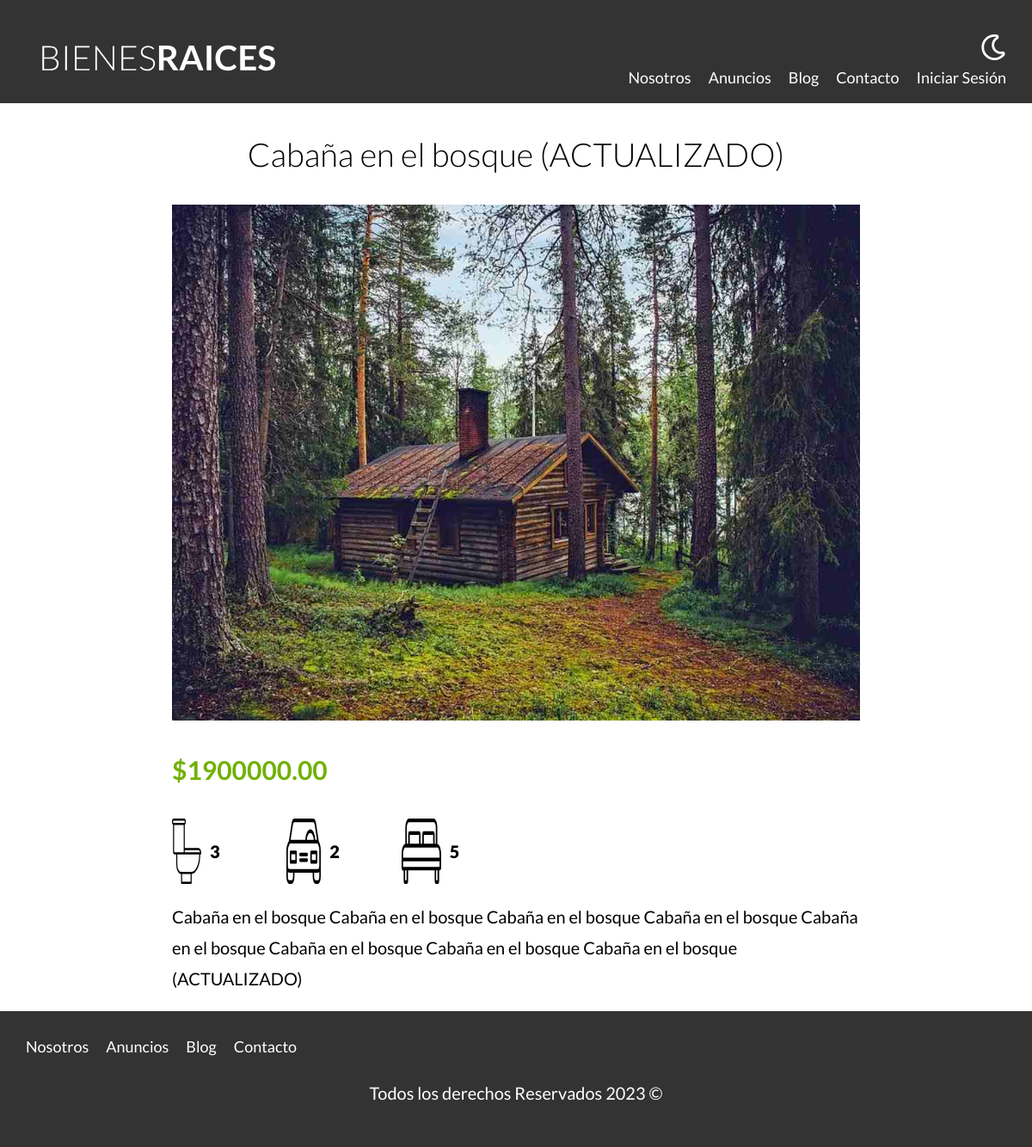
The page /anuncio.php?id=11 on the database its author committed.
### tables this page shows
CREATE TABLE `propiedades` (
  `id` int NOT NULL AUTO_INCREMENT,
  `titulo` varchar(45) DEFAULT NULL,
  `precio` decimal(10,2) DEFAULT NULL,
  `imagen` varchar(200) DEFAULT NULL,
  `descripcion` longtext,
  `habitaciones` int DEFAULT NULL,
  `wc` int DEFAULT NULL,
  `estacionamiento` int DEFAULT NULL,
  `creado` date DEFAULT NULL,
  `vendedorId` int NOT NULL,
  PRIMARY KEY (`id`,`vendedorId`),
  KEY `fk_propiedades_vendedores_idx` (`vendedorId`),
  CONSTRAINT `fk_propiedades_vendedores` FOREIGN KEY (`vendedorId`) REFERENCES `vendedores` (`id`)
);

### classes/ActiveRecord.php (called while the page is built, shortened)
<?php
class ActiveRecord{
    protected static $db;
    protected static $tabla = '';
    public static function setDB($database){
        self::$db = $database;
    }
    public static function find($id){
        $query = "SELECT * FROM " . static::$tabla . " WHERE id = $id";
        $resultado = self::consultarSQL($query);
        return array_shift( $resultado);
    }
    public static function consultarSQL($query){
            $resultado = self::$db->query($query);
        $array = [];
        while($registro = $resultado->fetch_assoc()){
            $array[] = static::crearObjeto($registro);
        }
        return $array;
    }
    protected static function crearObjeto($registro){
        $objeto = new static;
        foreach($registro as $key => $value){
            if(property_exists($objeto, $key)){
                $objeto->$key = $value;
            }
        }
        return $objeto;
    }
}
?>

### anuncio.php (the view, shortened to what this page needs)
<?php
    $id = $_GET['id'];
    $id = filter_var($id, FILTER_VALIDATE_INT);
    $propiedad = Propiedad::find($id);
?>
    <main class="contenedor seccion contenido-centrado">
        <h1><?php echo $propiedad->titulo;  ?></h1>
        <img loading="lazy" src="/bienesraices-poo/imagenes/<?php echo $propiedad->imagen; ?>" alt="anuncio">
        <div class="resumen-propiedad">
            <p class="precio">$<?php echo $propiedad->precio;  ?></p>
            <ul class="iconos-caracteristicas">
                <li>
                    <img class="icono" loading="lazy" src="/bienesraices-poo/build/img/icono_wc.svg" alt="icono wc">
                    <p><?php echo $propiedad->wc;  ?></p>
                </li>
                <li>
                    <img class="icono" loading="lazy" src="/bienesraices-poo/build/img/icono_estacionamiento.svg" alt="icono estacionamiento">
                    <p><?php echo $propiedad->estacionamiento;  ?></p>
                </li>
                <li>
                    <img class="icono"  loading="lazy" src="/bienesraices-poo/build/img/icono_dormitorio.svg" alt="icono habitaciones">
                    <p><?php echo $propiedad->habitaciones;  ?></p>
                </li>
            </ul>
            <p><?php echo $propiedad->descripcion;  ?></p>
        </div>
    </main>

### build/css/app.css (style rules this page uses)
html { line-height:1.15;-webkit-text-size-adjust:100% }
body { margin:0 }
main { display:block }
h1 { font-size:2em;margin:.67em 0 }
img { border-style:none }
html { font-size:62.5%;box-sizing:border-box }
*,:after,:before { box-sizing:inherit }
body { font-family:Lato,sans-serif;font-size:1.6rem;line-height:1.8 }
p { color:#000;font-size:2rem }
.contenedor { width:95%;max-width:120rem;margin:0 auto }
img,picture { width:100%;display:block }
h1,h2,h3 { font-family:Lato,sans-serif;margin:2.5rem 0;font-weight:300;text-align:center }
h1 { font-size:3.8rem }
.seccion { margin-top:2.5rem 0;margin-bottom:2.5rem 0 }
.contenido-centrado { max-width:80rem }
.icono { text-align:center }
.precio { color:#71b100;font-weight:700;font-size:3rem }
.iconos-caracteristicas { display:flex;list-style:none;padding:0;max-width:40rem }
.iconos-caracteristicas li { flex:1;display:flex }
.iconos-caracteristicas li img { flex:0 0 3rem;margin-right:1rem }
.iconos-caracteristicas li p { font-weight:900 }

### rows shown on the page
propiedades: titulo "Cabaña en el bosque (ACTUALIZADO)", imagen (picture), precio "1900000.00", wc "3", estacionamiento "2", habitaciones "5", descripcion "Cabaña en el bosque Cabaña en el bosque Cabaña en el bosque Cabaña en el bosque Cabaña en el bosque Cabaña en el bosque Cabaña en el bosque Cabaña en el bosque (ACTUALIZADO)"
